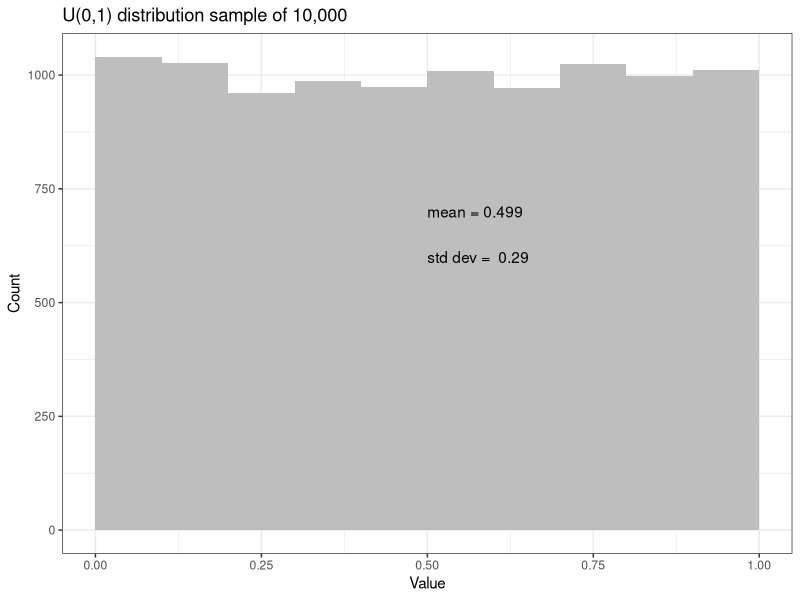
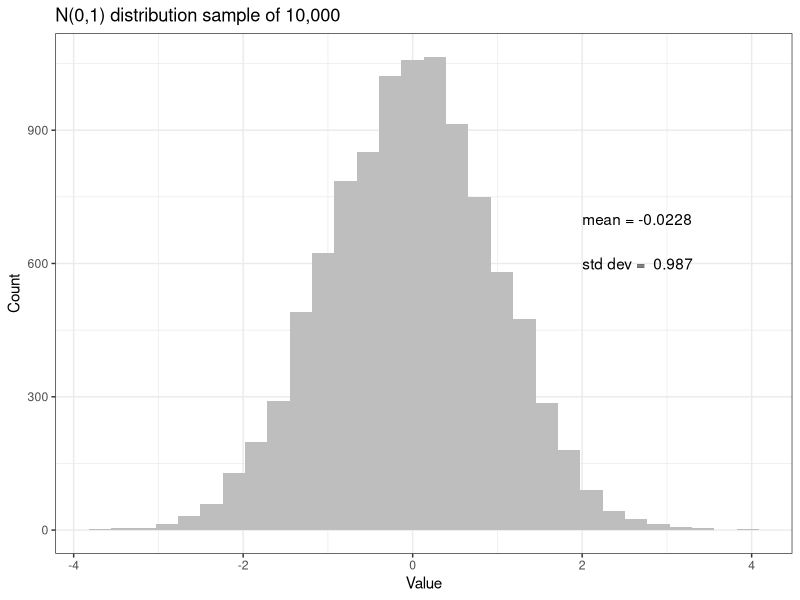
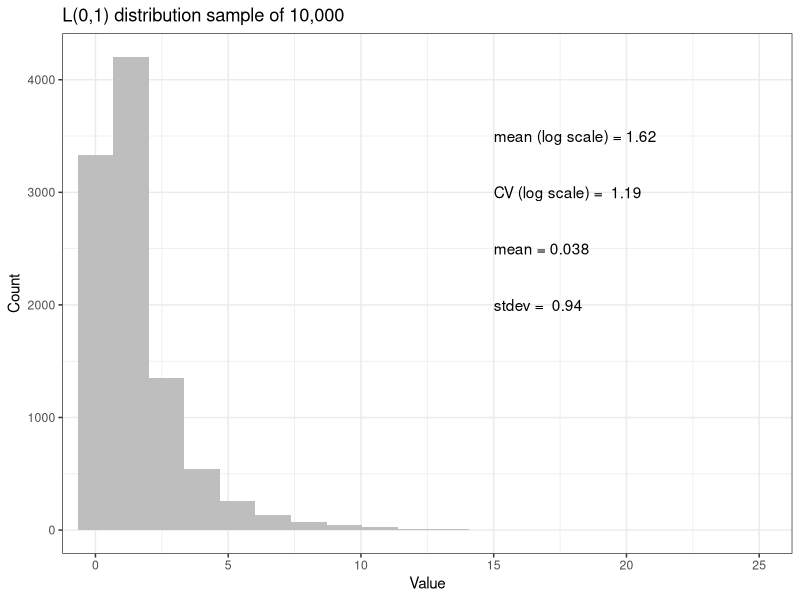
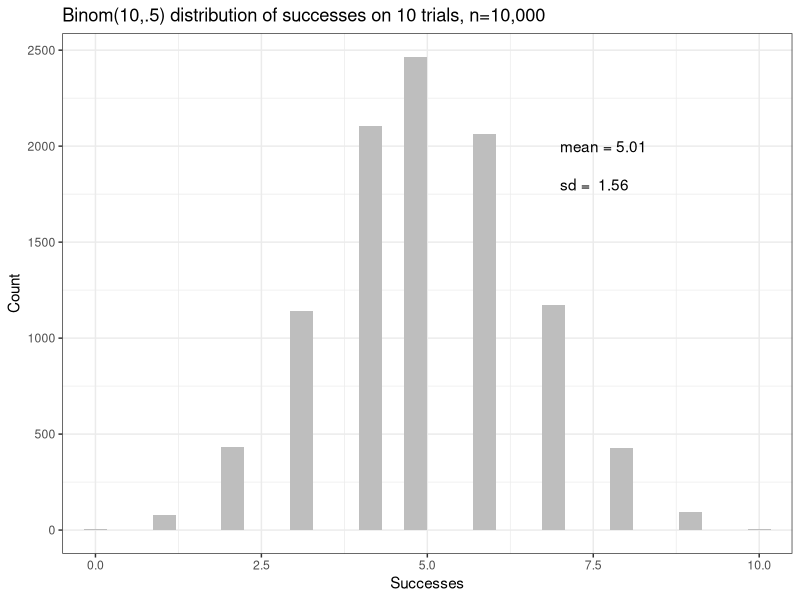
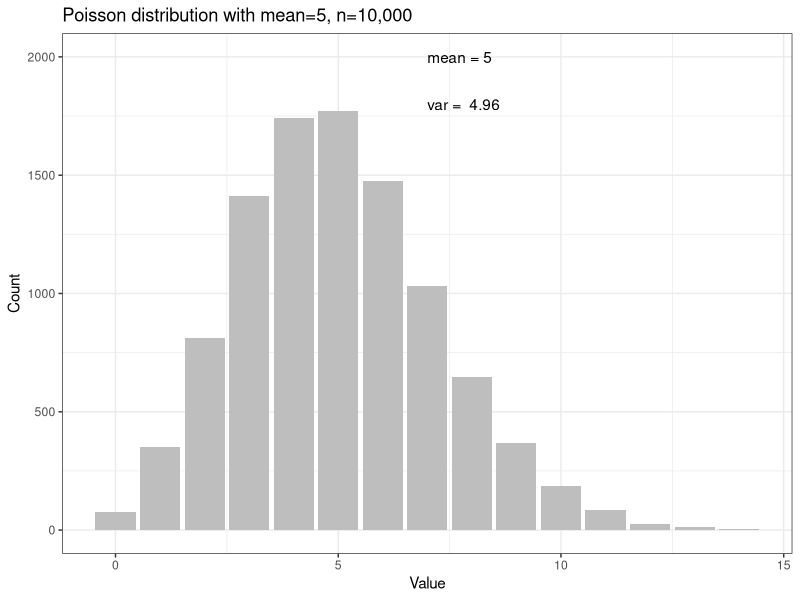
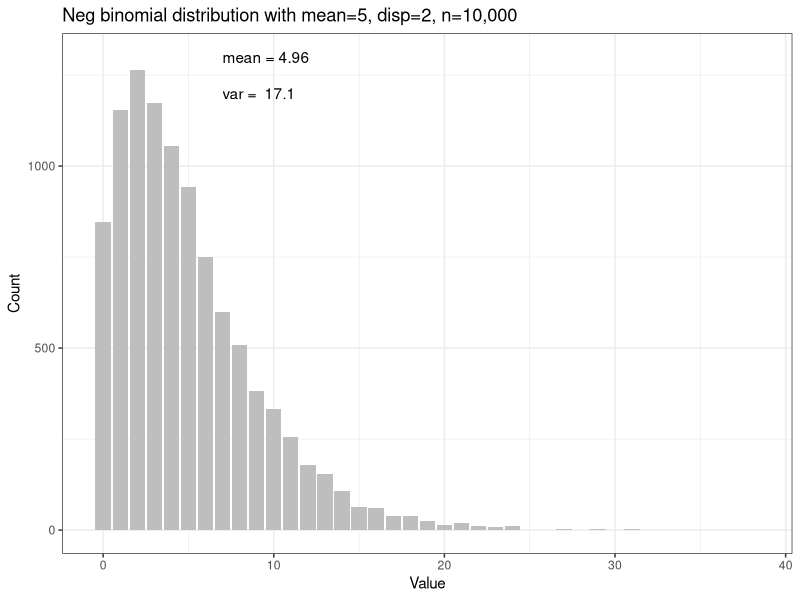
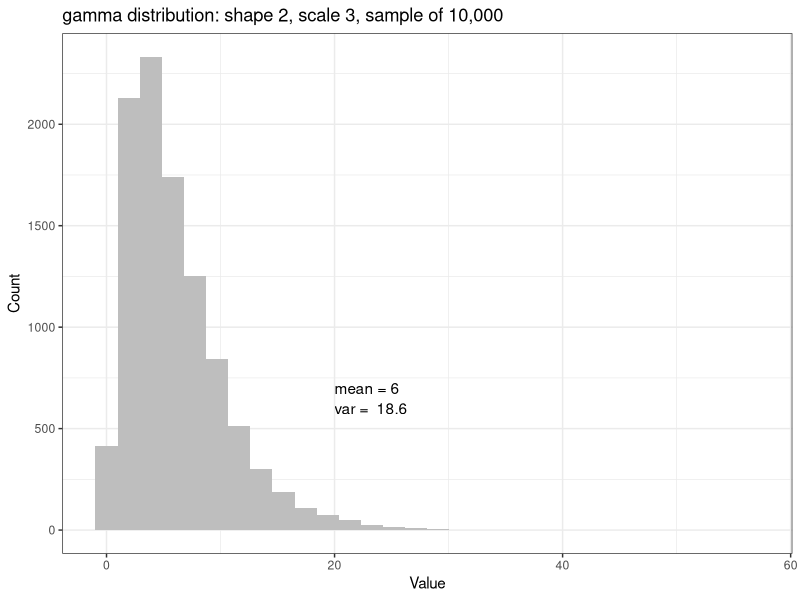
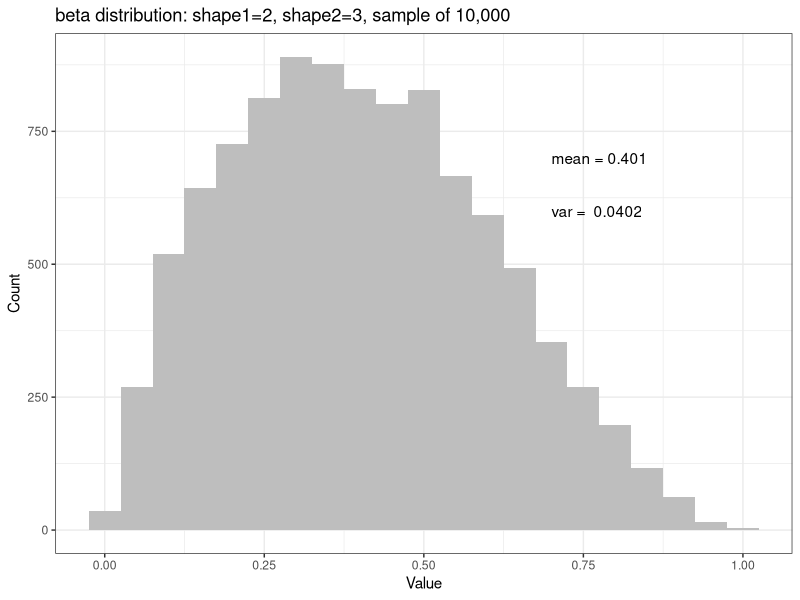

The R source for these figures, in order:
#Unit 3 - Generate and plot probability distributions
# This script illustrates the probability distributions discussed in Unit 3 
# of the "Introduction to Simulation Modeling" course

library(ggplot2)

#1 - Uniform
min <- 0
max <- 1
x <- runif(10000,min=min,max=max)
obs_mean_U <- mean(x)
obs_stdev_U <- sqrt(var(x))
breaks <- seq(0,1,.1)
uniform <- ggplot() +
  geom_histogram(mapping=aes(x=x),
                 breaks=breaks, fill='grey') +
  labs(title='U(0,1) distribution sample of 10,000',
       x="Value", y="Count") +
  annotate(geom="text", x=.5, y=700, hjust=0,
           label=paste('mean =',signif(obs_mean_U,3), sep=" ")) +
  annotate(geom="text", x=.5, y=600, hjust=0,
           label=paste('std dev = ',signif(obs_stdev_U, 3), sep=" ")) +
  theme_bw()
plot(uniform)

#2 - Normal
mean <- 0
stdev <- 1
x <- rnorm(10000,mean=mean,sd=stdev)
obs_mean_N <- mean(x)
obs_stdev_N <- sqrt(var(x))
normal <- ggplot() +
  geom_histogram(mapping=aes(x=x),
                 fill='grey') +
  labs(title='N(0,1) distribution sample of 10,000',
       x='Value',y='Count') +
  annotate(geom="text", x=2, y=700, hjust=0,
           label=paste('mean =',signif(obs_mean_N,3), sep=" ")) +
  annotate(geom="text", x=2, y=600, hjust=0,
           label=paste('std dev = ',signif(obs_stdev_N, 3), sep=" ")) +
  theme_bw()
plot(normal)

#3 - Lognormal
mean_log <- 0
stdev_log <- 1
x <- rlnorm(10000,meanlog=mean_log,sdlog=stdev_log) # note, rlnorm uses mean and sd on log scale
obs_lgnml_mean <- mean(x) # mean of lognormal distribution
obs_lgnml_stdev <- sqrt(var(x))   # sd of lognormal distribution
obs_lgnml_CV <- obs_lgnml_stdev/obs_lgnml_mean  # CV of lognormal
obs_nml_stdev <- sqrt(log(obs_lgnml_stdev^2/obs_lgnml_mean^2+1))  # sd of associated normal distribution (should be 1)
obs_nml_mean <- log(mean(x))-obs_nml_stdev^2/2  # mean of associated normal distribution (should be 0)
lognorm <- ggplot() +
  geom_histogram(mapping=aes(x=x),
                 fill='grey') +
  labs(title="L(0,1) distribution sample of 10,000",
       x='Value', y='Count') +
  coord_cartesian(xlim=c(0,25)) +
  annotate(geom="text", x=15, y=3500, hjust=0,
           label=paste('mean (log scale) =',signif(obs_lgnml_mean,3), sep=" ")) +
  annotate(geom="text", x=15, y=3000, hjust=0,
           label=paste('CV (log scale) = ',signif(obs_lgnml_CV, 3), sep=" ")) +
  annotate(geom="text", x=15, y=2500, hjust=0,
           label=paste('mean =',signif(obs_nml_mean,3), sep=" ")) +
  annotate(geom="text", x=15, y=2000, hjust=0,
           label=paste('stdev = ',signif(obs_nml_stdev, 3), sep=" ")) +
  theme_bw()
plot(lognorm)

#4 - Binomial
# Number of "successes" in a certain number of tries, with a given probability
tries <- 10
prob_success <- .5
x <- rbinom(10000,size=tries,prob=prob_success)
mean_successes <- mean(x)
sd_successes <- sqrt(var(x))
binom <- ggplot() +
  geom_histogram(mapping=aes(x=x),
                 fill='grey') +
  labs(title="Binom(10,.5) distribution of successes on 10 trials, n=10,000",
       x='Successes', y='Count') +
  coord_cartesian(xlim=c(0,10)) +
  annotate(geom="text", x=7, y=2000, hjust=0,
           label=paste('mean =',signif(mean_successes,3), sep=" ")) +
  annotate(geom="text", x=7, y=1800, hjust=0,
           label=paste('sd = ',signif(sd_successes, 3), sep=" ")) +
  theme_bw()
plot(binom)

#5 - Poisson
mean <- 5
x <- rpois(10000,lambda = mean)
obs_mean_P <- mean(x)
obs_var_P <- var(x)
Poisson <- ggplot() +
  geom_bar(mapping=aes(x=x),
                 fill='grey') +
  labs(title="Poisson distribution with mean=5, n=10,000",
        y='Count',x='Value') +
  annotate(geom="text", x=7, y=2000, hjust=0,
           label=paste('mean =',signif(obs_mean_P,3), sep=" ")) +
  annotate(geom="text", x=7, y=1800, hjust=0,
           label=paste('var = ',signif(obs_var_P, 3), sep=" ")) +
  theme_bw()
plot(Poisson)

#6 - Negative binomial
mean <- 5
disp <- 2
x <- rnbinom(10000,mu = mean, size = disp)
obs_mean_NB <- mean(x)
obs_var_NB <- var(x)
NBinom <- ggplot() +
  geom_bar(mapping=aes(x=x),
           fill='grey') +
  labs(title="Neg binomial distribution with mean=5, disp=2, n=10,000",
       y='Count',x='Value') +
  annotate(geom="text", x=7, y=1300, hjust=0,
           label=paste('mean =',signif(obs_mean_NB,3), sep=" ")) +
  annotate(geom="text", x=7, y=1200, hjust=0,
           label=paste('var = ',signif(obs_var_NB, 3), sep=" ")) +
  theme_bw()
plot(NBinom)

#7 - gamma
sh <- 2   # gamma shape
sc <- 3   # gamma scale
gamma_mean <- sh * sc
gamma_var <- sh * sc^2
x <- rgamma(10000, shape=sh, scale=sc)
obs_mean_G <- mean(x)
obs_var_G <- var(x)
gamma <- ggplot() +
  geom_histogram(mapping=aes(x=x),
                 fill='grey') +
  labs(title='gamma distribution: shape 2, scale 3, sample of 10,000',
       x='Value',y='Count') +
  annotate(geom="text", x=20, y=700, hjust=0,
           label=paste('mean =',signif(obs_mean_G,3), sep=" ")) +
  annotate(geom="text", x=20, y=600, hjust=0,
           label=paste('var = ',signif(obs_var_G, 3), sep=" ")) +
  theme_bw()
plot(gamma)

#8 - beta
sh1 <- 2
sh2 <- 3
x <- rbeta(10000,shape1=sh1,shape2 = sh2)
obs_mean_B <- mean(x)
obs_var_B <- var(x)
beta <- ggplot() +
  geom_histogram(mapping=aes(x=x),
                 fill='grey',
                 binwidth = .05) +
  labs(title='beta distribution: shape1=2, shape2=3, sample of 10,000',
       x='Value',y='Count') +
  annotate(geom="text", x=.7, y=700, hjust=0,
           label=paste('mean =',signif(obs_mean_B,3), sep=" ")) +
  annotate(geom="text", x=.7, y=600, hjust=0,
           label=paste('var = ',signif(obs_var_B, 3), sep=" ")) +
  theme_bw()
plot(beta)
